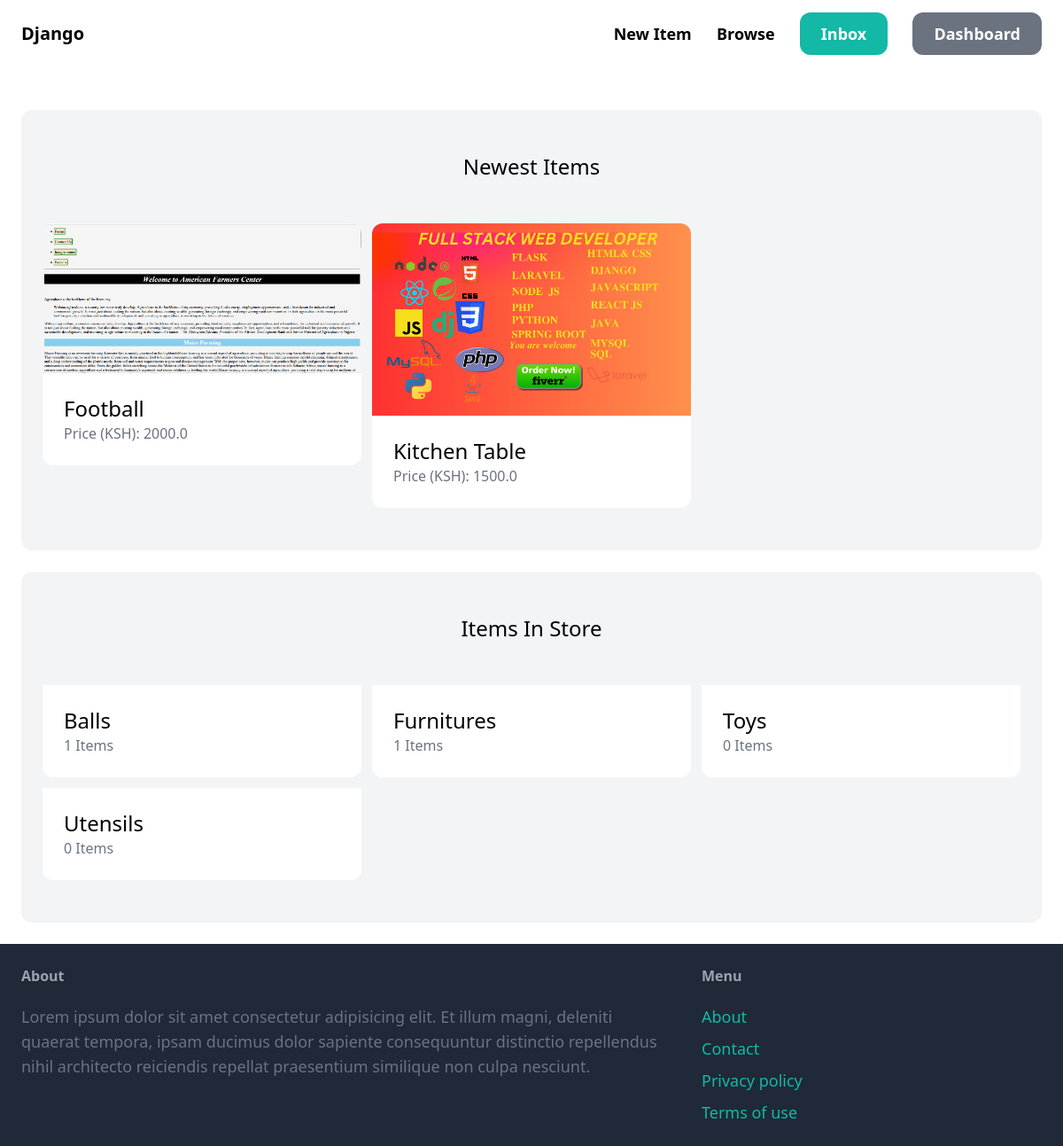
Page / (signed in) on the earlier database version.
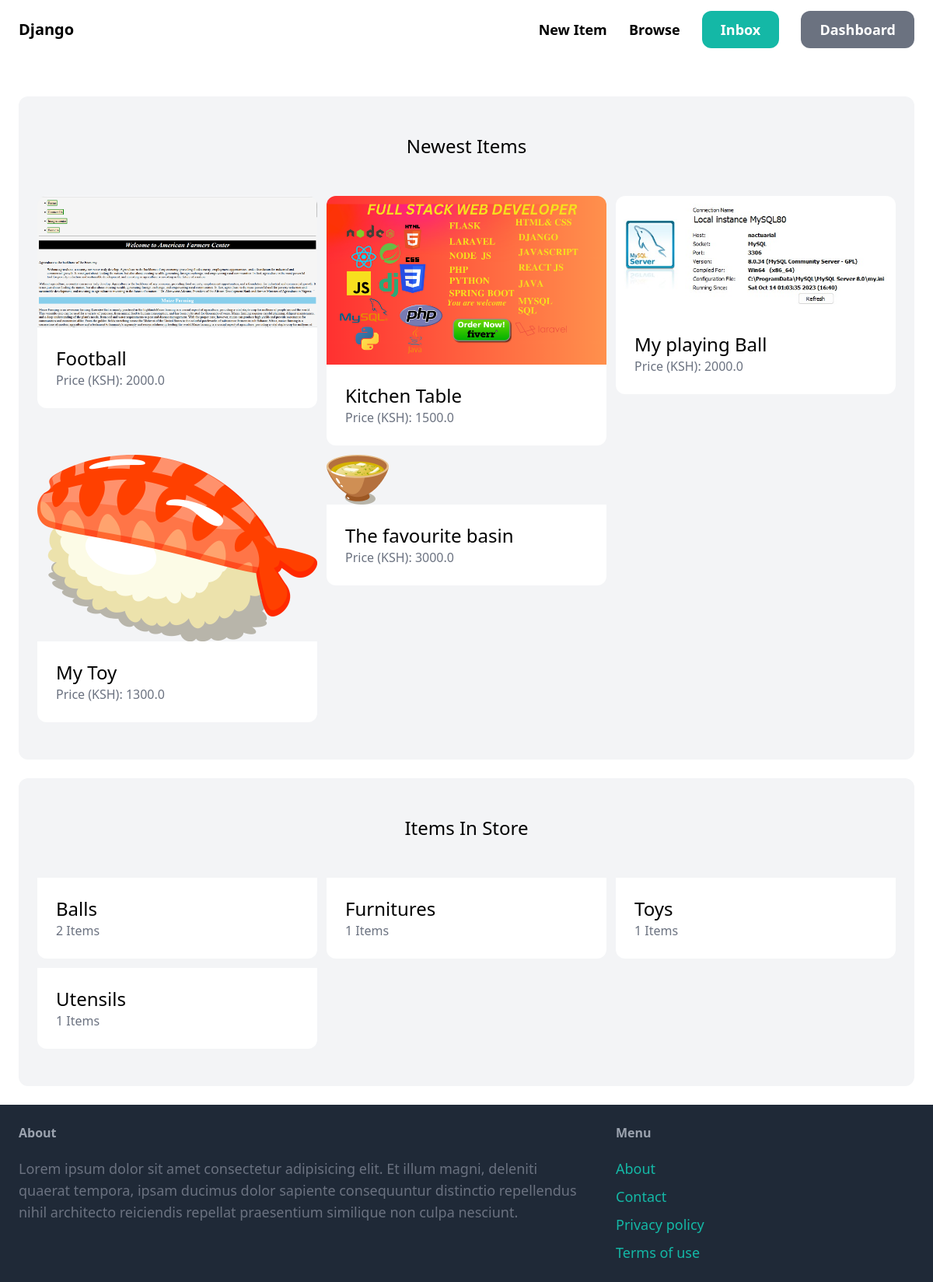
Same page on the later database version.
### item/models.py (models this page shows, shortened)
class Item(models.Model):
    category = models.ForeignKey(Category,related_name='items',on_delete=models.CASCADE)
    name = models.CharField(max_length=255)
    description = models.TextField(blank=True,null=True)
    price = models.FloatField()
    image = models.ImageField(upload_to='item_images',blank=True,null=True)
    is_sold = models.BooleanField(default=False)
    created_by = models.ForeignKey(User,related_name='items',on_delete=models.CASCADE)
    created_at = models.DateTimeField(auto_now_add=True)

class Category(models.Model):
    name = models.CharField(max_length=255)
    class Meta:
        ordering = ("name",)
        verbose_name_plural = 'Categories'

### core/views.py (the view)
# urls.py: path('',views.index,name='index'),
def index(request):
    items = Item.objects.filter(is_sold=False)[0:6]
    categories = Category.objects.all()
    return render(request, "core/index.html", {
        'categories': categories,
        'items': items,
    })

### core/templates/core/index.html (shortened to what this page needs)
{% extends 'core/base.html'%}
{% block content %}
    <div class="mt-6 px-6 py-12 bg-gray-100 rounded-xl">
        <h2 class="mb-12 text-2xl text-center">Newest Items</h2>
        <div class="grid grid-cols-3 gap-3">
            {% for item in items %}
                <div>
                    <a href="{% url 'item:detail' item.id %}">
                        <div><img src="{{item.image.url }}" class="rounded-t-xl"></div>
                        <div class="p-6 bg-white rounded-b-xl">
                            <h2 class="text-2xl">{{ item.name }}</h2>
                            <p class="text-gray-500">Price (KSH): {{ item.price }}</p>
                        </div>
                    </a>
                </div>
            {% endfor %}
        </div>
    </div>
    <div class="mt-6 px-6 py-12 bg-gray-100 rounded-xl">
        <h2 class="mb-12 text-2xl text-center"> Items In Store</h2>
        <div class="grid grid-cols-3 gap-3">
            {% for category in categories %}
                <div>
                    <div class="p-6 bg-white rounded-b-xl">
                        <h2 class="text-2xl">{{ category.name}}</h2>
                        <p class="text-gray-500">{{ category.items.count }} Items</p>
                    </div>
                </div>
            {% endfor%}
        </div>
    </div>
{% endblock%}

Differences in the rows shown:
added Item: image (picture), name "My playing Ball", price "2000.0"
added Item: image (picture), name "My Toy", price "1300.0"
added Item: image (picture), name "The favourite basin", price "3000.0"
computed for Category "Balls": items.count "1" → "2"
computed for Category "Toys": items.count "0" → "1"
computed for Category "Utensils": items.count "0" → "1"
